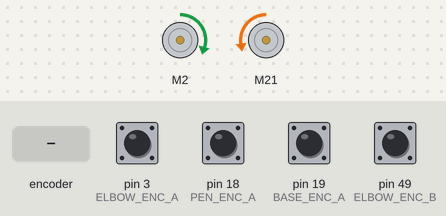
A sketch run on a simulated Arduino Mega 2560, built with avr-gcc and run on an emulated ATmega2560. Parts: 2 × DC motor (green arrow = forward, orange = backward, longer = faster). Inputs (shaded band) come from the test bench; at power-on: pin 3 (ELBOW_ENC_A), pin 18 (PEN_ENC_A), pin 19 (BASE_ENC_A), pin 49 (ELBOW_ENC_B) HIGH. What the sketch prints to the serial monitor is not drawn.

Above: at 0.03 s.
At 1.26 s:
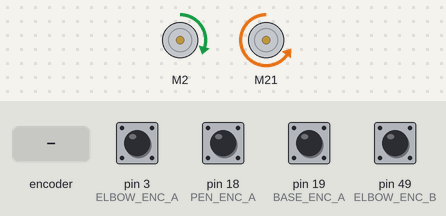
1.3 s: rotary encoder on pin 3 (ELBOW_ENC_A) / pin 38 (BASE_ENC_B) turned 1 step (first pin leading)
At 2.1 s:
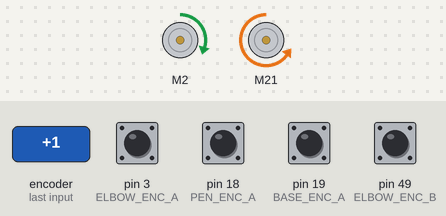
Timing chart, 0 to 4.3 s (numbered marks = the images above; inputs shaded):
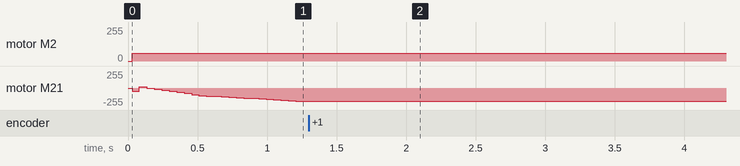

The sketch:

Robotical_art_single.ino
```cpp
/***************************************************
 *                Robotics_art_single.ino
 *
 *
 * 2D arm system used to draw images by moving end effector to predetermined locations.
 * Uses Geometric Inverse Kinemetics to determine joint angles as commands are already derivitive based
 * Uses commands such as penUp and penDown to determine if end effector is on page or not
 * Uses PID and PWM to determine voltage to motors.
 * This code takes assumes an initalization position where both arms of the robot are straight outwards.
Autors:
Cassidy Berzuk
Titus Waldner
 ***************************************************/

#include <Arduino.h>
#include <math.h>
#include "MeMegaPi.h"

// Arm lengths
static const float L1 = 11.0f; // Length of the first arm segment
static const float L2 = 6.5f;  // Length of the second arm segment

// Base angle constraints (to avoid the wall at x = 0)
static const float BASE_ANGLE_MIN = -65.0f; // Minimum base angle (degrees)
static const float BASE_ANGLE_MAX = 65.0f;  // Maximum base angle (degrees)

//penState

int penState = 1;

// Encoder and motor setup
static const byte BASE_ENC_A = 19;
static const byte BASE_ENC_B = 38;
static const byte ELBOW_ENC_A = 3;
static const byte ELBOW_ENC_B = 49;
static const byte PEN_ENC_A = 18;
static const byte PEN_ENC_B = 31;
volatile long baseEncoderCount = 0;
volatile long elbowEncoderCount = 0;
volatile long penEncoderCount = 0;
static const float BASE_COUNTS_PER_REV = 833.0f; // Encoder counts per revolution for base
static const float ELBOW_COUNTS_PER_REV = 833.0f; // Encoder counts per revolution for elbow
static const float PEN_COUNTS_PER_REV = 1398.0f;
MeMegaPiDCMotor motorPen(PORT1B);
MeMegaPiDCMotor motorBase(PORT2B);
MeMegaPiDCMotor motorElbow(PORT3B);

// PID control parameters
double baseKp = 2.5;    // Start low and increase gradually 2.5
double baseKi = 2.5;   // Slightly higher to reduce steady-state error
double baseKd = 0.2;    // Increase to dampen oscillations 0.2
double elbowKp = 2.5;   // Start low and increase gradually 2.5
double elbowKi = 2.5;  // Slightly higher to reduce steady-state error
double elbowKd = 0.2;   // Increase to dampen oscillations 0.2
static const float angleTolerance = 3.0f; // Tolerance for reaching target angles
static const double minEffort = 40.0f;    // Minimum motor effort
static const float MAX_ANGLE_STEP = 5.0f; // Maximum angle step per iteration

// Target coordinates
struct RobotCommand {
  float x;
  float y;
  int pen;
};
RobotCommand commands[] = {
  {15.0f, -5.0f, 1}, //up Left lip
  //{15.0f, -4.0f, 0},
 /* {15.0f, -3.0f, 0},
  {15.0f, -2.0f, 0},
  {15.0f, -1.0f, 0},
  {15.0f, 0.0f, 0},
  {15.0f, 1.0f, 0},
  {15.0f, 2.0f, 0},
  {15.0f, 3.0f, 0},*/
  {15.0f, 0.0f, 0}, //down right lip
  {14.0f, -2.0f,1}, // up Left Eye
  {14.0f, -2.0f,0}, // down
  {14.0f, 0.0f,1}, //up Right Eye

  //{16.0f, 5.0f, 0},

};
const int NUM_COMMANDS = sizeof(commands) / sizeof(commands[0]);
int currentCommand = 0;

// Function prototypes
void setupTwoArmSystem();
void moveToXY(float xTarget, float yTarget);
static void computeIK(float x, float y, float &baseDeg, float &elbowDeg);
static void pidJointControl(float thetaBaseRef, float thetaElbowRef);
static float getBaseAngleDeg();
static float getElbowAngleDeg();
static void penEncISR();
static void baseEncISR();
static void elbowEncISR();
static void penDown();
static void penUp();


void setup() {
  penUp();
  Serial.begin(115200);
  setupTwoArmSystem();
  Serial.println("Main: Setup complete.");
}

void loop() {
  if (currentCommand < NUM_COMMANDS) {
    RobotCommand &cmd = commands[currentCommand];
    if(cmd.pen == 1)
    {
      penUp();
    }
    if(cmd.pen == 0)
    {
      penDown();
    }

    moveToXY(cmd.x, cmd.y);
    currentCommand++;
    delay(1000); // Pause between commands
  } else {
    penDown();
    Serial.println("All commands completed.");
    while (true) {}
  }
}

void setupTwoArmSystem() {
   pinMode(PEN_ENC_A, INPUT_PULLUP);
  pinMode(PEN_ENC_B, INPUT_PULLUP);
  pinMode(BASE_ENC_A, INPUT_PULLUP);
  pinMode(BASE_ENC_B, INPUT_PULLUP);
  pinMode(ELBOW_ENC_A, INPUT_PULLUP);
  pinMode(ELBOW_ENC_B, INPUT_PULLUP);
  attachInterrupt(digitalPinToInterrupt(PEN_ENC_A), penEncISR, CHANGE);
  attachInterrupt(digitalPinToInterrupt(PEN_ENC_B), penEncISR, CHANGE);
  attachInterrupt(digitalPinToInterrupt(BASE_ENC_A), baseEncISR, CHANGE);
  attachInterrupt(digitalPinToInterrupt(BASE_ENC_B), baseEncISR, CHANGE);
  attachInterrupt(digitalPinToInterrupt(ELBOW_ENC_A), elbowEncISR, CHANGE);
  attachInterrupt(digitalPinToInterrupt(ELBOW_ENC_B), elbowEncISR, CHANGE);
  penEncoderCount = 0.0f;
  baseEncoderCount = 0.0f;
  elbowEncoderCount = 0.0f;
  Serial.println("TwoArmSystem with Ben: Setup complete.");
}

void penUp() {
  Serial.println("Starting Pen Up");
  Serial.println(penState);
  if(penState == 1)
  {
    Serial.println("Returning Early PenUp");
    return;
  }
  penState = 1;

  int angle = getPenAngleDeg();
  Serial.println("Pen Up: moving to target ");
 // Serial.println(target);

  while (angle < 55) {
    angle = getPenAngleDeg();
    Serial.println(angle);

    //error = target - getPenAngleDeg();

    motorPen.run((int) 80);
    delay(10);
  }

  motorPen.run(0);
  Serial.println("Pen Up reached.");
}

//------------------------------------------------------
// penDown() returns the pen to the baseline position.
// After reaching it, baseline is updated to account for any drift.
//------------------------------------------------------
void penDown() {
  Serial.println("Starting Pen Down");
  Serial.println(penState);
  if(penState == 0)
  {
    Serial.println("Returning Early PenDown");
    return;
  }
  penState = 0;
  int angle = getPenAngleDeg();
  Serial.println("Pen Down: moving to target ");
 // Serial.println(target);

  while (angle > 5) {
    angle = getPenAngleDeg();
    Serial.println(angle);

    //error = target - getPenAngleDeg();

    motorPen.run((int) -80);
    delay(10);
  }

  motorPen.run(0);
  Serial.println("Pen Down reached.");
}


void moveToXY(float xTarget, float yTarget) {
  float baseRefDeg, elbowRefDeg;
  computeIK(xTarget, yTarget, baseRefDeg, elbowRefDeg);
  Serial.print("Target: ("); Serial.print(xTarget); Serial.print(", "); Serial.print(yTarget);
  Serial.print(") -> baseRefDeg="); Serial.print(baseRefDeg); Serial.print(", elbowRefDeg="); Serial.println(elbowRefDeg);
  pidJointControl(baseRefDeg, elbowRefDeg);
}

/*
 * computeIK - Computes inverse kinematics for a 2-link planar robotic arm.
 * Given a target (x, y), it calculates the base and elbow joint angles (in degrees)
 * using trigonometric laws (law of cosines and atan2). The function checks if the target
 * is within the arm's reachable range, computes both "elbow up" and "elbow down" configurations,
 * and selects one based on heuristic rules to avoid near-full extension and to favor positions
 * above or below the base. If the target is unreachable, it retains the current joint angles.
 */

static void computeIK(float x, float y, float &baseDeg, float &elbowDeg) {
  float localX = x - 0.0f;
  float localY = y - 0.0f;
  float dist = sqrtf(localX * localX + localY * localY);
  float maxReach = L1 + L2;
  float minReach = fabs(L1 - L2); // Minimum reachable distance

  // Check if target is unreachable
  if (dist > maxReach || dist < minReach) {
    Serial.println("Target is unreachable.");
    baseDeg = getBaseAngleDeg(); // Keep current base angle
    elbowDeg = getElbowAngleDeg(); // Keep current elbow angle
    return;
  }

  // Calculate elbow angle (two configurations: elbow up and elbow down)
  float cosElbow = (dist * dist - L1 * L1 - L2 * L2) / (2.0f * L1 * L2);
  if (cosElbow > 1.0f) cosElbow = 1.0f;
  if (cosElbow < -1.0f) cosElbow = -1.0f;
  float elbowRadUp = acosf(cosElbow); // Elbow up, positive
  float elbowRadDown = -acosf(cosElbow); // Elbow down, negative

  // Calculate base angle for both configurations
  float baseRadUp = atan2f(localY, localX) - atan2f(L2 * sinf(elbowRadUp), L1 + L2 * cosf(elbowRadUp));
  float baseRadDown = atan2f(localY, localX) - atan2f(L2 * sinf(elbowRadDown), L1 + L2 * cosf(elbowRadDown));

  // Convert to degrees
  float baseDegUp = baseRadUp * 180.0f / PI;
  float baseDegDown = baseRadDown * 180.0f / PI;
  float elbowDegUp = elbowRadUp * 180.0f / PI;
  float elbowDegDown = elbowRadDown * 180.0f / PI;

  // Decide which configuration to use
  bool useElbowUp = true; // Default to elbow up

  // Rule 1: Avoid fully extended positions
  if (fabs(elbowDegUp - 180.0f) < 10.0f) { // Threshold of 10° from 180°
    useElbowUp = false; // Switch to elbow down
  }

  // Rule 2: Prefer elbow down for targets below the base
  if (localY < 0) { // Target is below the base
    useElbowUp = false; // Switch to elbow down
  }

  // Rule 3: Prefer elbow up for targets above the base
  if (localY > 0) { // Target is above the base
    useElbowUp = true; // Switch to elbow up
  }

  // Apply the chosen configuration
  if (useElbowUp) {
    baseDeg = baseDegUp;
    elbowDeg = elbowDegUp;
  } else {
    baseDeg = baseDegDown;
    elbowDeg = elbowDegDown;
  }
  // Clamp elbow angle to avoid fully extended position
  if (elbowDeg > 160.0f) elbowDeg = 160.0f;

  Serial.print("IK Debug: localX="); Serial.print(localX); Serial.print(", localY="); Serial.print(localY);
  Serial.print(", dist="); Serial.print(dist); Serial.print(", elbowRadUp="); Serial.print(elbowRadUp);
  Serial.print(", elbowRadDown="); Serial.print(elbowRadDown); Serial.print(", baseRadUp="); Serial.print(baseRadUp);
  Serial.print(", baseRadDown="); Serial.println(baseRadDown);
}

/*
 * pidJointControl - PID-based control loop for base and elbow joints.
 * This function continuously adjusts the joint angles towards the provided target angles (thetaBaseRef and thetaElbowRef).
 * It gradually steps the current targets, computes the PID error (with integral anti-windup and derivative terms),
 * adds a feedforward torque, and limits the output to valid motor ranges. The loop runs until both joints are within
 * a defined tolerance of their targets, at which point the motors are stopped.
 */

static void pidJointControl(float thetaBaseRef, float thetaElbowRef) {
  float baseIntegral = 0.0;
  float elbowIntegral = 0.0;
  float lastBaseError = 0.0;
  float lastElbowError = 0.0;
  unsigned long lastTime = millis();
  float currentBaseTarget = getBaseAngleDeg();
  float currentElbowTarget = getElbowAngleDeg();

  while (true) {
    unsigned long now = millis();
    double dt = (now - lastTime) / 1000.0;
    if (dt <= 0.0) dt = 0.01;

    float baseAngle = getBaseAngleDeg();
    float elbowAngle = getElbowAngleDeg();

    // Step towards target angles
    if (fabs(thetaBaseRef - currentBaseTarget) > angleTolerance) {
      float baseStep = thetaBaseRef - currentBaseTarget;
      if (baseStep > MAX_ANGLE_STEP) baseStep = MAX_ANGLE_STEP;
      else if (baseStep < -MAX_ANGLE_STEP) baseStep = -MAX_ANGLE_STEP;
      currentBaseTarget += baseStep;
    } else {
      currentBaseTarget = thetaBaseRef;
    }

    if (fabs(thetaElbowRef - currentElbowTarget) > angleTolerance) {
      float elbowStep = thetaElbowRef - currentElbowTarget;
      if (elbowStep > MAX_ANGLE_STEP) elbowStep = MAX_ANGLE_STEP;
      else if (elbowStep < -MAX_ANGLE_STEP) elbowStep = -MAX_ANGLE_STEP;
      currentElbowTarget += elbowStep;
    } else {
      currentElbowTarget = thetaElbowRef;
    }

    // Calculate errors
    float baseError = currentBaseTarget - baseAngle;
    float elbowError = currentElbowTarget - elbowAngle;

    // Deadband: Ignore very small errors
    if (fabs(baseError) < 1.0) baseError = 0;
    if (fabs(elbowError) < 1.0) elbowError = 0;

    // Check if target is reached (error within tolerance)
    if (fabs(baseError) < angleTolerance && fabs(elbowError) < angleTolerance) {
      motorBase.run(0);
      motorElbow.run(0);
      Serial.println(baseAngle);
      Serial.println(elbowAngle);
      Serial.println("Target reached.");
      break;
    }

    // PID calculations
    baseIntegral += baseError * dt;
    elbowIntegral += elbowError * dt;

    // Anti-windup for integral term
    if (baseIntegral > 50.0) baseIntegral = 50.0;
    if (baseIntegral < -50.0) baseIntegral = -50.0;
    if (elbowIntegral > 50.0) elbowIntegral = 50.0;
    if (elbowIntegral < -50.0) elbowIntegral = -50.0;

    float baseDeriv = (baseError - lastBaseError) / dt;
    float elbowDeriv = (elbowError - lastElbowError) / dt;

    double baseOutput = baseKp * baseError + baseKi * baseIntegral + baseKd * baseDeriv;
    double elbowOutput = elbowKp * elbowError + elbowKi * elbowIntegral + elbowKd * elbowDeriv;

    // Feedforward term to provide additional torque
    float baseFeedforward = 60.0; // Adjust this value based on your system
    float elbowFeedforward = 60.0; // Adjust this value based on your system

    baseOutput += baseFeedforward;
    elbowOutput += elbowFeedforward;


    if (baseOutput > 255) baseOutput = 255;
    if (baseOutput < -255) baseOutput = -255;
    if (elbowOutput > 255) elbowOutput = 255;
    if (elbowOutput < -255) elbowOutput = -255;

    // Debug output
    Serial.print("baseAngle="); Serial.print(baseAngle); Serial.print(", elbowAngle="); Serial.print(elbowAngle);
    Serial.print(", baseError="); Serial.print(baseError); Serial.print(", elbowError="); Serial.print(elbowError);
    Serial.print(", baseOutput="); Serial.print((int)baseOutput); Serial.print(", elbowOutput="); Serial.println((int)elbowOutput);

    // Apply outputs to motors
    motorBase.run((int)baseOutput);
    motorElbow.run((int)elbowOutput);

    // Update last errors and time
    lastBaseError = baseError;
    lastElbowError = elbowError;
    lastTime = now;
    delay(50); // Small delay to prevent overloading the loop
  }
}

static float getPenAngleDeg() {
  float revs = (float)penEncoderCount / PEN_COUNTS_PER_REV ;
  return revs * 360.0f + 55.0f;
}

static float getBaseAngleDeg() {
  float revs = (float)baseEncoderCount / BASE_COUNTS_PER_REV;
  return revs * 360.0f;
}

static float getElbowAngleDeg() {
  float revs = (float)elbowEncoderCount / ELBOW_COUNTS_PER_REV;
  return revs * 360.0f;
}

static void baseEncISR() {
  int aVal = digitalRead(BASE_ENC_A);
  int bVal = digitalRead(BASE_ENC_B);
  if (aVal == bVal) baseEncoderCount--; // CW decreases
  else baseEncoderCount++;              // CCW increases
}

static void elbowEncISR() {
  int aVal = digitalRead(ELBOW_ENC_A);
  int bVal = digitalRead(ELBOW_ENC_B);
  if (aVal == bVal) elbowEncoderCount--; // CW decreases
  else elbowEncoderCount++;              // CCW increases
}

static void penEncISR() {
  int aVal = digitalRead(PEN_ENC_A);
  int bVal = digitalRead(PEN_ENC_B);
  if (aVal == bVal) penEncoderCount--; // CW decreases
  else penEncoderCount++;              // CCW increases
}
```

Measured:
- after the input at 1.3 s, motor M21: backward 196/255 → backward 199/255 at once, → backward 195/255 0.05 s later, → backward 196/255 0.05 s later
